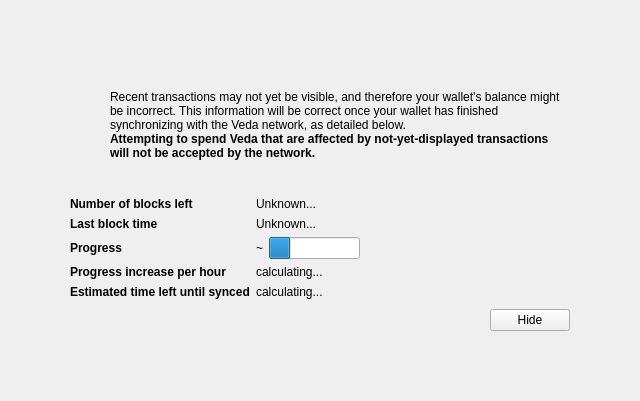
<?xml version="1.0" encoding="UTF-8"?>
<ui version="4.0">
 <class>ModalOverlay</class>
 <widget class="ModalOverlay" name="ModalOverlay">
  <property name="geometry">
   <rect>
    <x>0</x>
    <y>0</y>
    <width>640</width>
    <height>401</height>
   </rect>
  </property>
  <property name="windowTitle">
   <string>Form</string>
  </property>
  <layout class="QVBoxLayout" name="verticalLayout" stretch="0">
   <property name="sizeConstraint">
    <enum>QLayout::SetDefaultConstraint</enum>
   </property>
   <property name="leftMargin">
    <number>0</number>
   </property>
   <property name="topMargin">
    <number>0</number>
   </property>
   <property name="rightMargin">
    <number>0</number>
   </property>
   <property name="bottomMargin">
    <number>0</number>
   </property>
   <item>
    <widget class="QWidget" name="bgWidget" native="true">
     <property name="styleSheet">
      <string notr="true"/>
     </property>
     <layout class="QVBoxLayout" name="verticalLayoutMain" stretch="0">
      <property name="leftMargin">
       <number>60</number>
      </property>
      <property name="topMargin">
       <number>60</number>
      </property>
      <property name="rightMargin">
       <number>60</number>
      </property>
      <property name="bottomMargin">
       <number>60</number>
      </property>
      <item>
       <widget class="QWidget" name="contentWidget" native="true">
        <property name="styleSheet">
         <string notr="true"/>
        </property>
        <layout class="QVBoxLayout" name="verticalLayoutSub" stretch="1,0,0,0,0">
         <property name="spacing">
          <number>0</number>
         </property>
         <property name="leftMargin">
          <number>10</number>
         </property>
         <property name="topMargin">
          <number>10</number>
         </property>
         <property name="rightMargin">
          <number>10</number>
         </property>
         <property name="bottomMargin">
          <number>10</number>
         </property>
         <item>
          <layout class="QHBoxLayout" name="horizontalLayoutIconText" stretch="0,1">
           <property name="topMargin">
            <number>20</number>
           </property>
           <item>
            <layout class="QVBoxLayout" name="verticalLayoutIcon">
             <property name="leftMargin">
              <number>0</number>
             </property>
             <item>
              <widget class="QPushButton" name="warningIcon">
               <property name="enabled">
                <bool>false</bool>
               </property>
               <property name="text">
                <string/>
               </property>
               <property name="icon">
                <iconset>
                 <normaloff>:/icons/warning</normaloff>
                 <disabledoff>:/icons/warning</disabledoff>:/icons/warning</iconset>
               </property>
               <property name="iconSize">
                <size>
                 <width>48</width>
                 <height>48</height>
                </size>
               </property>
               <property name="flat">
                <bool>true</bool>
               </property>
              </widget>
             </item>
             <item>
              <spacer name="verticalSpacerWarningIcon">
               <property name="orientation">
                <enum>Qt::Vertical</enum>
               </property>
               <property name="sizeHint" stdset="0">
                <size>
                 <width>20</width>
                 <height>40</height>
                </size>
               </property>
              </spacer>
             </item>
            </layout>
           </item>
           <item>
            <layout class="QVBoxLayout" name="verticalLayoutInfoText">
             <property name="leftMargin">
              <number>0</number>
             </property>
             <property name="topMargin">
              <number>0</number>
             </property>
             <item>
              <widget class="QLabel" name="infoText">
               <property name="text">
                <string>Recent transactions may not yet be visible, and therefore your wallet's balance might be incorrect. This information will be correct once your wallet has finished synchronizing with the Veda network, as detailed below.</string>
               </property>
               <property name="textFormat">
                <enum>Qt::RichText</enum>
               </property>
               <property name="wordWrap">
                <bool>true</bool>
               </property>
              </widget>
             </item>
             <item>
              <widget class="QLabel" name="infoTextStrong">
               <property name="font">
                <font>
                 <weight>75</weight>
                 <bold>true</bold>
                </font>
               </property>
               <property name="text">
                <string>Attempting to spend Veda that are affected by not-yet-displayed transactions will not be accepted by the network.</string>
               </property>
               <property name="textFormat">
                <enum>Qt::RichText</enum>
               </property>
               <property name="wordWrap">
                <bool>true</bool>
               </property>
              </widget>
             </item>
             <item>
              <spacer name="verticalSpacerInTextSpace">
               <property name="orientation">
                <enum>Qt::Vertical</enum>
               </property>
               <property name="sizeHint" stdset="0">
                <size>
                 <width>20</width>
                 <height>40</height>
                </size>
               </property>
              </spacer>
             </item>
            </layout>
           </item>
          </layout>
         </item>
         <item>
          <spacer name="verticalSpacerAfterText">
           <property name="orientation">
            <enum>Qt::Vertical</enum>
           </property>
           <property name="sizeHint" stdset="0">
            <size>
             <width>20</width>
             <height>40</height>
            </size>
           </property>
          </spacer>
         </item>
         <item>
          <layout class="QFormLayout" name="formLayout">
           <property name="fieldGrowthPolicy">
            <enum>QFormLayout::FieldsStayAtSizeHint</enum>
           </property>
           <property name="horizontalSpacing">
            <number>6</number>
           </property>
           <property name="verticalSpacing">
            <number>6</number>
           </property>
           <property name="topMargin">
            <number>10</number>
           </property>
           <item row="0" column="0">
            <widget class="QLabel" name="labelNumberOfBlocksLeft">
             <property name="font">
              <font>
               <weight>75</weight>
               <bold>true</bold>
              </font>
             </property>
             <property name="text">
              <string>Number of blocks left</string>
             </property>
            </widget>
           </item>
           <item row="0" column="1">
            <widget class="QLabel" name="numberOfBlocksLeft">
             <property name="text">
              <string>Unknown...</string>
             </property>
            </widget>
           </item>
           <item row="1" column="0">
            <widget class="QLabel" name="labelLastBlockTime">
             <property name="font">
              <font>
               <weight>75</weight>
               <bold>true</bold>
              </font>
             </property>
             <property name="text">
              <string>Last block time</string>
             </property>
            </widget>
           </item>
           <item row="1" column="1">
            <widget class="QLabel" name="newestBlockDate">
             <property name="sizePolicy">
              <sizepolicy hsizetype="Maximum" vsizetype="Preferred">
               <horstretch>0</horstretch>
               <verstretch>0</verstretch>
              </sizepolicy>
             </property>
             <property name="text">
              <string>Unknown...</string>
             </property>
            </widget>
           </item>
           <item row="2" column="0">
            <widget class="QLabel" name="labelSyncDone">
             <property name="font">
              <font>
               <weight>75</weight>
               <bold>true</bold>
              </font>
             </property>
             <property name="text">
              <string>Progress</string>
             </property>
            </widget>
           </item>
           <item row="2" column="1">
            <layout class="QHBoxLayout" name="horizontalLayoutSync" stretch="0,1">
             <item>
              <widget class="QLabel" name="percentageProgress">
               <property name="text">
                <string>~</string>
               </property>
              </widget>
             </item>
             <item>
              <widget class="QProgressBar" name="progressBar">
               <property name="value">
                <number>24</number>
               </property>
               <property name="format">
                <string/>
               </property>
              </widget>
             </item>
            </layout>
           </item>
           <item row="4" column="0">
            <widget class="QLabel" name="labelProgressIncrease">
             <property name="font">
              <font>
               <weight>75</weight>
               <bold>true</bold>
              </font>
             </property>
             <property name="text">
              <string>Progress increase per hour</string>
             </property>
            </widget>
           </item>
           <item row="4" column="1">
            <widget class="QLabel" name="progressIncreasePerH">
             <property name="text">
              <string>calculating...</string>
             </property>
            </widget>
           </item>
           <item row="5" column="0">
            <widget class="QLabel" name="labelEstimatedTimeLeft">
             <property name="font">
              <font>
               <weight>75</weight>
               <bold>true</bold>
              </font>
             </property>
             <property name="text">
              <string>Estimated time left until synced</string>
             </property>
            </widget>
           </item>
           <item row="5" column="1">
            <widget class="QLabel" name="expectedTimeLeft">
             <property name="text">
              <string>calculating...</string>
             </property>
            </widget>
           </item>
          </layout>
         </item>
         <item>
          <layout class="QHBoxLayout" name="horizontalLayoutButtons">
           <property name="leftMargin">
            <number>10</number>
           </property>
           <property name="topMargin">
            <number>10</number>
           </property>
           <item>
            <spacer name="horizontalSpacer">
             <property name="orientation">
              <enum>Qt::Horizontal</enum>
             </property>
             <property name="sizeHint" stdset="0">
              <size>
               <width>40</width>
               <height>20</height>
              </size>
             </property>
            </spacer>
           </item>
           <item>
            <widget class="QPushButton" name="closeButton">
             <property name="text">
              <string>Hide</string>
             </property>
            </widget>
           </item>
          </layout>
         </item>
         <item>
          <layout class="QVBoxLayout" name="verticalLayout_2">
           <item>
            <spacer name="verticalSpacer">
             <property name="orientation">
              <enum>Qt::Vertical</enum>
             </property>
             <property name="sizeHint" stdset="0">
              <size>
               <width>20</width>
               <height>40</height>
              </size>
             </property>
            </spacer>
           </item>
          </layout>
         </item>
        </layout>
       </widget>
      </item>
     </layout>
    </widget>
   </item>
  </layout>
 </widget>
 <customwidgets>
  <customwidget>
   <class>ModalOverlay</class>
   <extends>QWidget</extends>
   <header>modaloverlay.h</header>
   <container>1</container>
  </customwidget>
 </customwidgets>
 <resources/>
 <connections/>
</ui>
